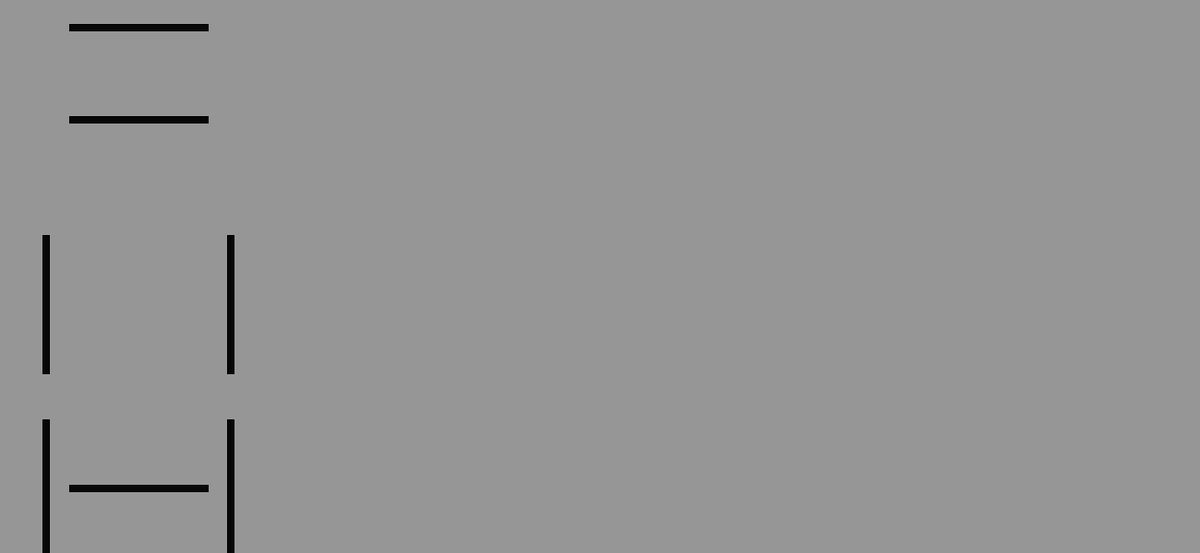
Frame 1 (no input)
Frame 60 (the mouse pressed at the canvas centre just before this capture): identical to frame 1, image omitted
Frame 120 (the mouse held since frame 60 and released just before this capture): identical to frame 1, image omitted

The Processing sketch that drew this single still picture (run headless with seeded random() and noise(); from frame 60 on, the mouse is pressed at the canvas centre):

// Processing sketch: processing_181770
// ── processing_181770.pde

/** Click and drag either square to reposition it.
 */
/* "box_mouse_demo"
 *
 * This Applet requires that the "box" class be available, either at the end of this file, or
 * (as originally made available) in a second file (and a second tab in Processing). The "class"
 * box defines what a box *is* (what data it knows) and what a box *does* (what actions it 
 * knows how to do).
 *
 * This applet also uses MOUSE input, so it defines several new functions that get called by
 * the Processing world whenever the appropriate event occurs (e.g. "mousePressed" is called when
 * the user presses the mouse button).
 *
 *   - b.johnson
 *
 */

 box a, b, c, d,e,f,g,h;

 void setup(){
size(1300, 600);
  a = new box( 150,30, 150,7,7 );
  b = new box( 150,130, 150,7,7);
 c = new box( 50,330, 7,150,7);  
 d = new box( 250,330, 7,150,7); 
 e = new box( 150,530, 150,7,7 );
  f = new box( 150,530, 150,7,7);
 g = new box( 50,530, 7,150,7);  
 h = new box( 250,530, 7,150,7);
 }


 void mousePressed(){
   if( a.over() )a.select();
   if( b.over() )b.select();
   if( c.over() )c.select();
   if( d.over() )d.select();
   if( e.over() )e.select();
   if( f.over() )f.select();
   if( g.over() )g.select();
   if( h.over() )h.select();
 }

 void mouseReleased(){
   a.deselect();
   b.deselect();
   c.deselect();
   d.deselect();
    e.deselect();
   f.deselect();
   g.deselect();
   h.deselect();
 }

 void mouseDragged(){
  if( a.selected() )a.move(mouseX-pmouseX,mouseY-pmouseY);
  if( b.selected() )b.move(mouseX-pmouseX,mouseY-pmouseY); 
   if( c.selected() )c.move(mouseX-pmouseX,mouseY-pmouseY);
    if( d.selected() )d.move(mouseX-pmouseX,mouseY-pmouseY);
     if( e.selected() )e.move(mouseX-pmouseX,mouseY-pmouseY);
  if( f.selected() )f.move(mouseX-pmouseX,mouseY-pmouseY); 
   if( g.selected() )g.move(mouseX-pmouseX,mouseY-pmouseY);
    if( h.selected() )h.move(mouseX-pmouseX,mouseY-pmouseY);
 }

 void draw(){
  background(150);

  a.display();
  b.display();
   c.display();
   d.display();
  e.display();
  f.display();
  g.display();
  h.display();  
 }    
/*
 * Class 'box'
 *
 *
 */
 
class box{
 //     These are the things a box 'knows' (they're put up here to indicate that): 
 int xpos,ypos;    //  where it is, 
 int siz;          //  how big it is, what color it is, and 
 int sizz;          //  how big it is, what color it is, and 
 int col;          //  what color it is, and
 boolean sel;      //  whether it is selected. 
 
 
 //  When someone needs a box, they must "construct" it. This is the function that
 //  does that ... called the "constructor" 
 
  box( int x, int y, int s, int sz, int c ){
    this.xpos = x;   // the word "this" is not really needed here, but it indicates that "this box" 
    this.ypos = y;   // (the one being built by the constructor) is having it's knowledge initialized.
    this.siz = s;    // It does this, mostly, using values that the "user" provides. The exception is
     this.sizz = sz;    // It does this, mostly, using values that the "user" provides. The exception is
    this.col = c;    // the "selection" value, which ALWAYS is false when the object is first made.
    this.sel=false;  // (not because it has to be, but because it makes sense for it to be).
  }
  
  
  // One thing our box better know how to do is display (draw) itself when told to. It does this by
  // making normal drawing-environment changes appropriate to the desired result.

  void display (){
    
    rectMode(CENTER);
    fill(col);
    if(this.sel) fill(100);
    rect( xpos,ypos,siz,sizz );
  }
  
 // Another useful thing for the box to know is whether a particular test position (x,y)is "on top" of it.
 // Being a box, this basically means testing whether the test-x is between the left and right edges, and
 // whether the test-y is between bottom and top. If both of those things are true, the point is ON the box!

  boolean over(){
    int s2=siz/2;
     int s3=sizz/2;
    if( xpos-s2<mouseX && mouseX<xpos+s2 
       && ypos-s3<mouseY && mouseY<ypos+s3 ){return true;}
    return false;
  }
  
  // the box knows how to move itself a specified distance (basically it just updates it's position)
  
  void move(int dx, int dy){
   this.xpos += dx;
   this.ypos += dy; 
  }
  
  // and it knows how to become selected and deselected, and you can ask it if it is selected.
  
  void select(){
    this.sel=true;
  }
  
  boolean selected(){
    return this.sel;
  }
  
  void deselect(){
    this.sel=false;
  }
}
